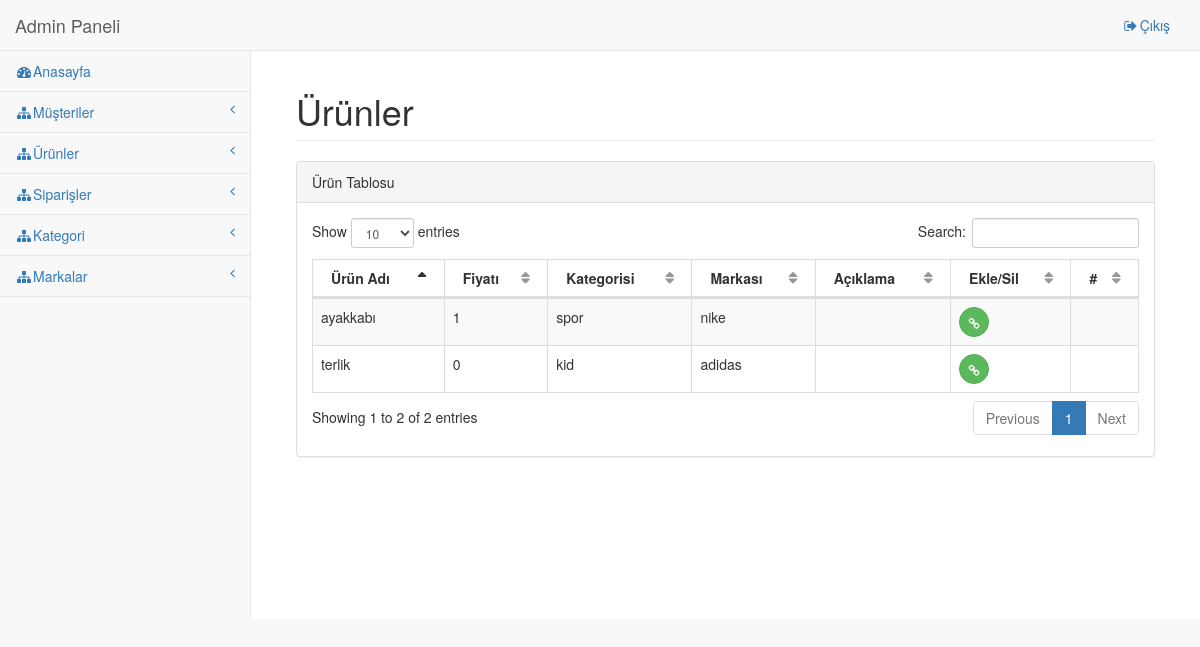
Page /adminpanel/page/product/list on the earlier database version.
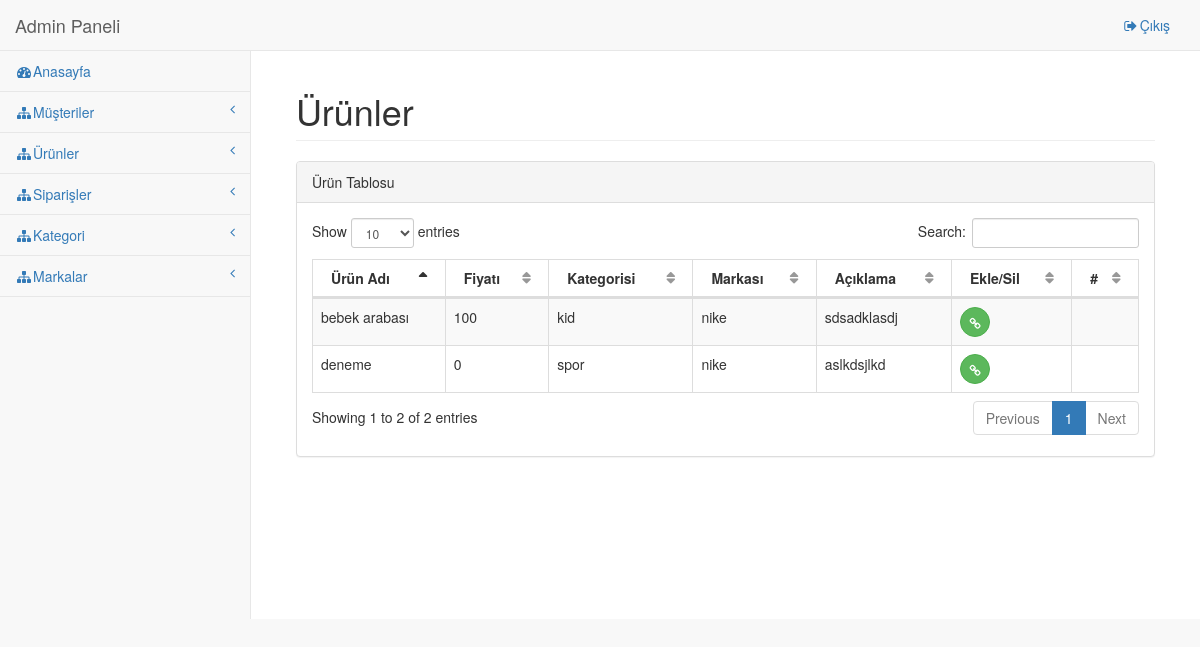
Same page on the later database version.
### tables this page shows
CREATE TABLE `product` (
  `id` int(11) NOT NULL,
  `name` varchar(20) DEFAULT NULL,
  `price` int(11) DEFAULT NULL,
  `category_id` int(11) DEFAULT NULL,
  `brand_id` int(11) DEFAULT NULL,
  `sold` int(11) DEFAULT '0',
  `type` varchar(20) DEFAULT NULL,
  `image` text,
  `detail` varchar(101) DEFAULT NULL
);

CREATE TABLE `categories` (
  `id` int(11) NOT NULL,
  `name` varchar(20) DEFAULT NULL
);

CREATE TABLE `brands` (
  `id` int(11) NOT NULL,
  `name` varchar(10) DEFAULT NULL,
  `category_id` int(11) DEFAULT NULL
);

### application/controllers/Adminpanel.php (called while the page is built, shortened)
<?php
class AdminPanel extends CI_Controller {
	function __construct(){
		$this->load->database();
	}
	function page($folder, $file){
		$data['admins'] = $this->db->get('admin')->result();
		$data['customers'] = $this->db->get('users')->result();
		$data['products'] = $this->db->query("select product.id as id,detail,product.name as name, product.price as price, brands.name as brand,categories.name as category from product inner join brands on product.brand_id=brands.id inner join categories on categories.id=product.category_id")->result();
		$data['orders'] = $this->db->get('orders')->result();
		$data['categories'] = $this->db->get('categories')->result();
		$data['brands'] = $this->db->get('brands')->result();
		$this->load->view('panel/'.$folder.'/'.$file, $data);
	}
}

### index.php (called while the page is built, shortened)
<?php
require_once BASEPATH.'core/CodeIgniter.php';

### application/views/panel/product/list.php (the view, shortened to what this page needs)
 <link href="<?=site_url('vendor/bootstrap/css/bootstrap.min.css')?>" rel="stylesheet">
    <link href="<?=site_url('vendor/metisMenu/metisMenu.min.css')?>" rel="stylesheet">
    <link href="<?=site_url('vendor/datatables-plugins/dataTables.bootstrap.css')?>" rel="stylesheet">
    <link href="<?=site_url('vendor/datatables-responsive/dataTables.responsive.css')?>" rel="stylesheet">
    <link href="<?=site_url('dist/css/sb-admin-2.css')?>" rel="stylesheet">
  <link href="<?=site_url('vendor/font-awesome/css/font-awesome.min.css')?>" rel="stylesheet" type="text/css">
                <div class="row">
                    <div class="col-lg-12">
                        <h1 class="page-header">Ürünler</h1>
                    </div>
                </div>
            <div class="row">
                <div class="col-lg-12">
                    <div class="panel panel-default">
                        <div class="panel-heading">
                            Ürün Tablosu
                        </div>
                        <div class="panel-body">
                            <table width="100%" class="table table-striped table-bordered table-hover" id="dataTables-example">
                                <thead>
                                    <tr>
                                        <th>Ürün Adı</th>
                                        <th>Fiyatı</th>
                                        <th>Kategorisi</th>
                                        <th>Markası</th>
                                        <th>Açıklama</th>
                                        <th>Ekle/Sil</th>
                                        <th>#</th>
                                    </tr>
                                </thead>
                                <tbody>
                                    <?php foreach ($products as $product) :?>
                                    <tr class="gradeX">
                                        <td><?=$product->name?></td>
                                        <td><?=$product->price?></td>
                                        <td><?=$product->category?></td>
                                        <td><?=$product->brand?></td>
                                        <td><?=$product->detail?></td>
                                        <td><a href="<?=site_url('adminpanel/update/product/'.$product->id)?>" class="btn btn-success btn-circle"><i class="fa fa-link"></i></a>
                                        <td>
                                    </tr>
                                <?php endforeach;?>
                                </tbody>
                            </table>
                        </div>
                    </div>
                </div>
            </div>
           </div>
    </body>
</html>

Differences in the rows shown:
removed product: name "ayakkabı", price "1", category.name "spor", brand.name "nike"
removed product: name "terlik", price "0", category.name "kid", brand.name "adidas"
added product: name "deneme", price "0", category.name "spor", brand.name "nike", detail "aslkdsjlkd"
added product: name "bebek arabası", price "100", category.name "kid", brand.name "nike", detail "sdsadklasdj"
